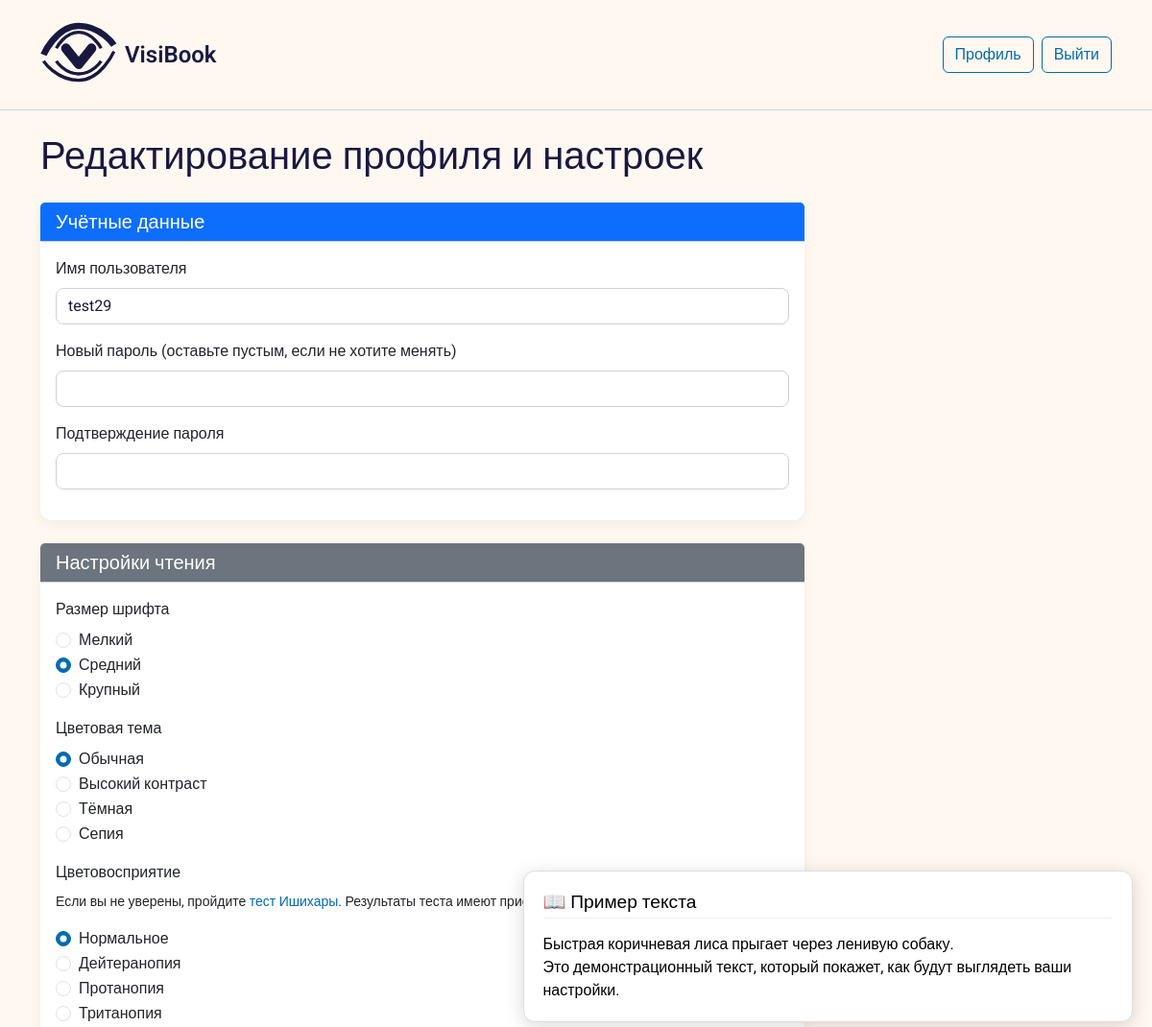
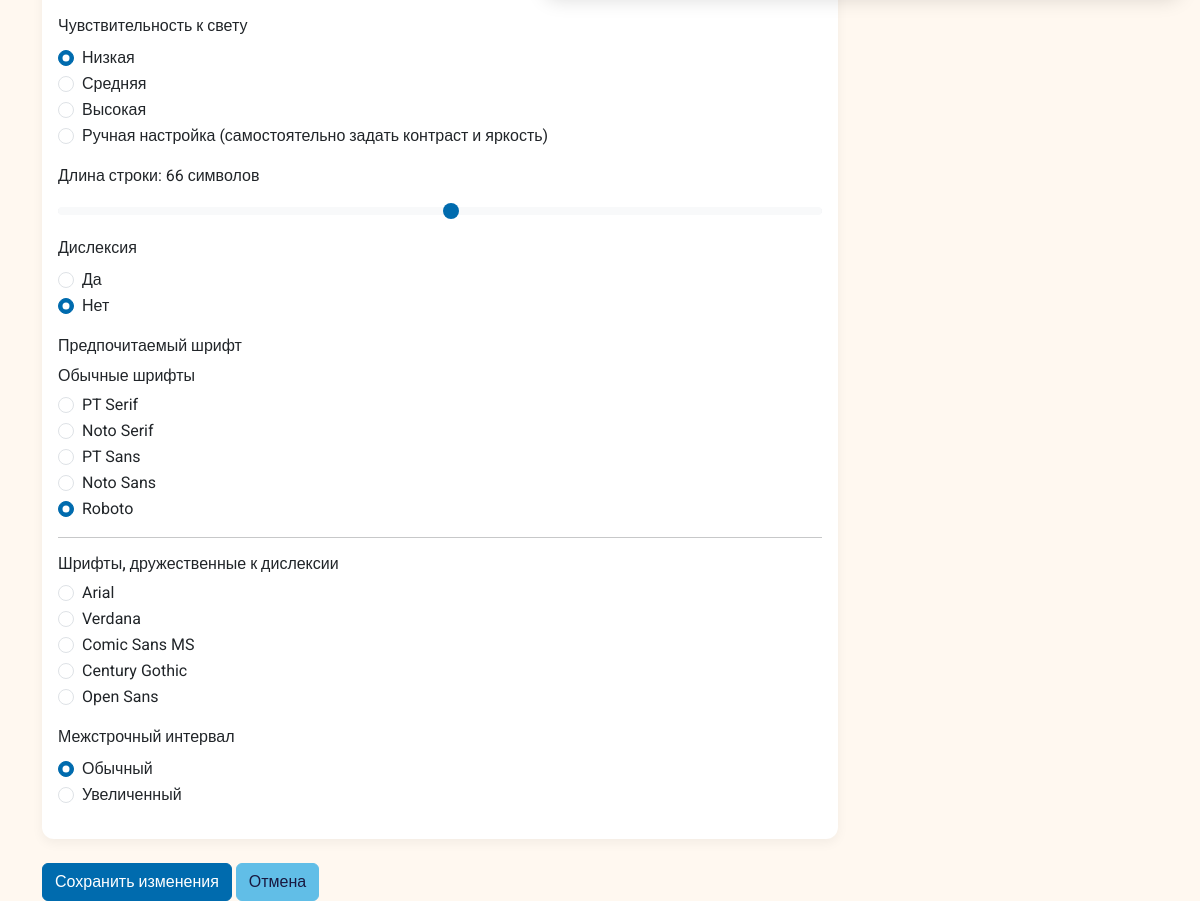
Page /profile/edit (signed in) on the earlier database version (2 pictures, top to bottom).
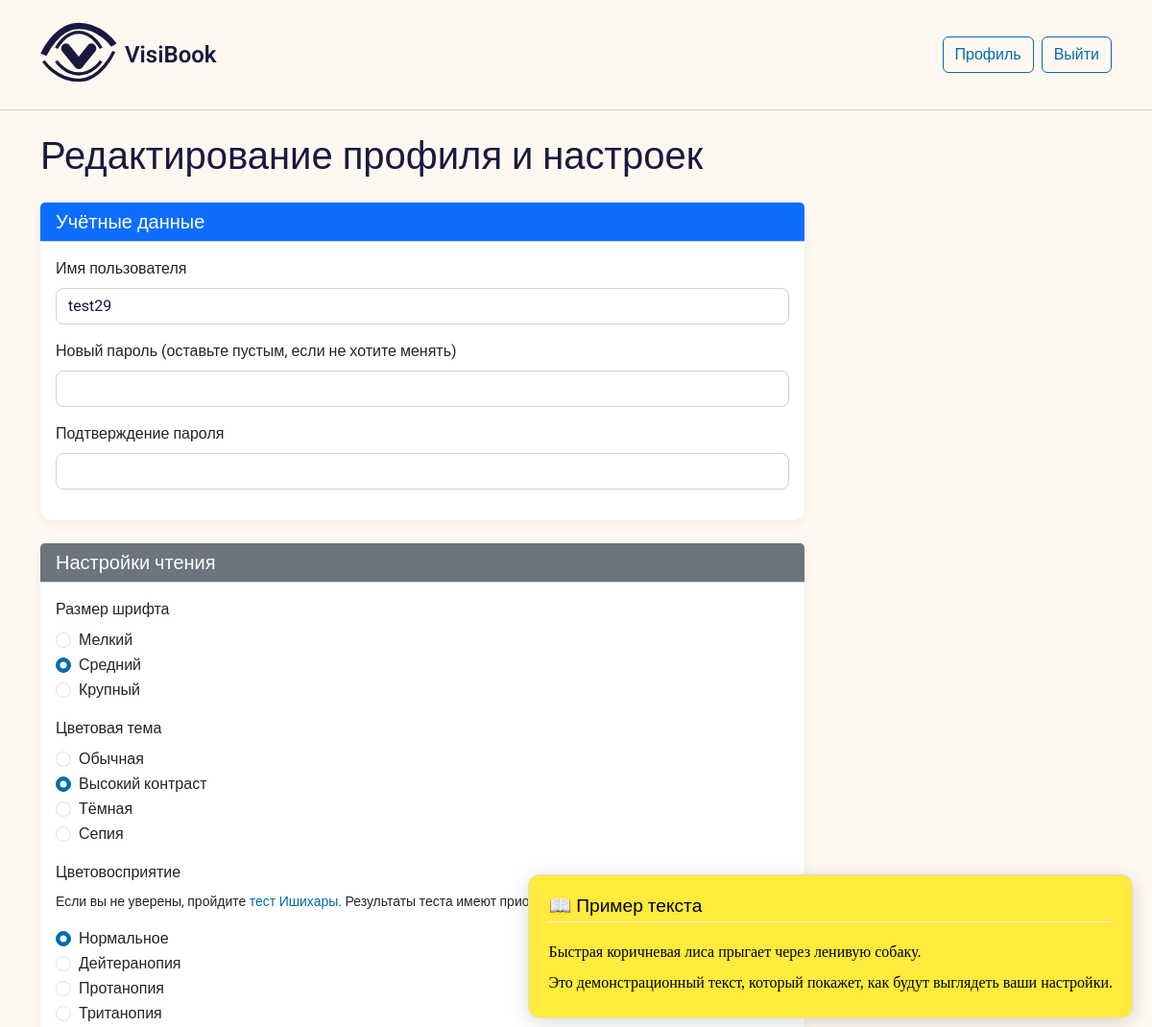
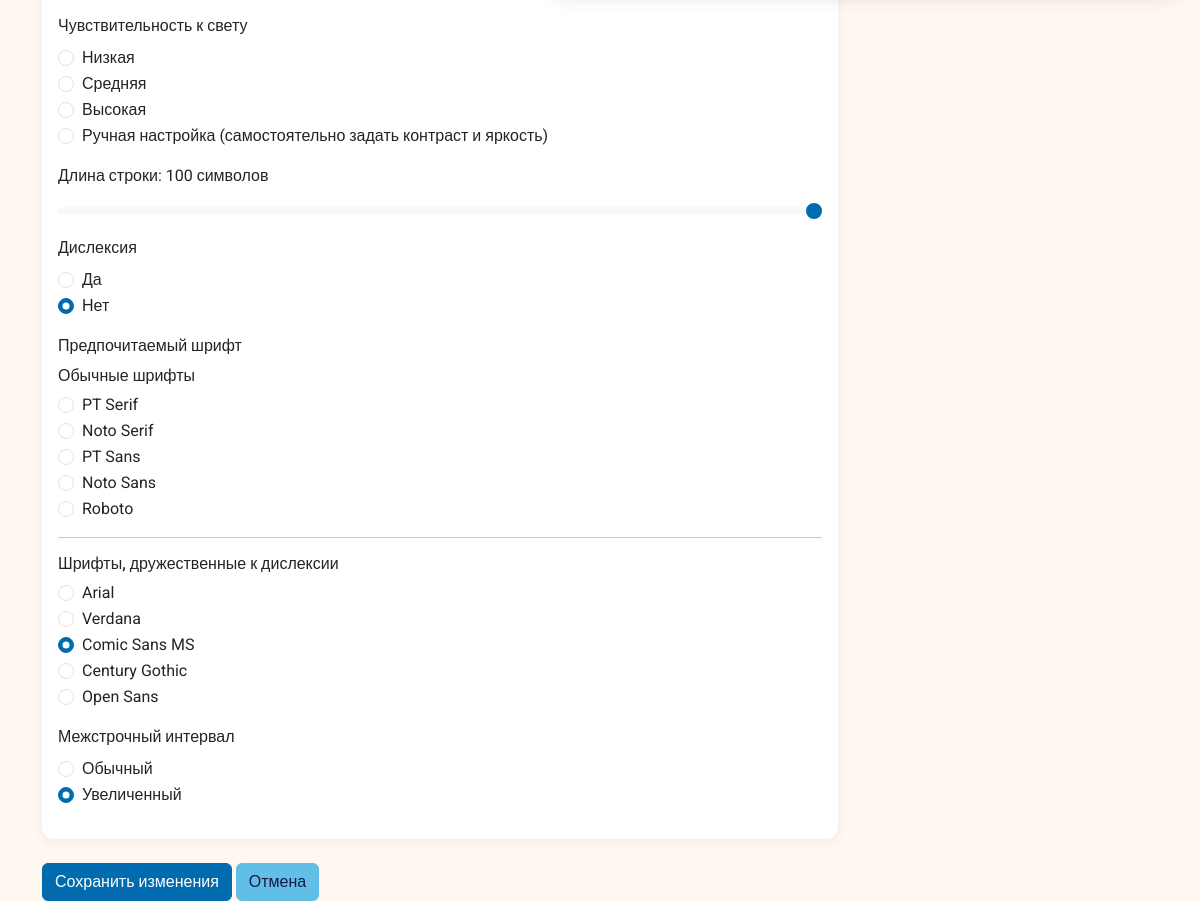
Same page on the later database version (2 pictures, top to bottom).
### app.py (models this page shows, shortened)
class User(db.Model):
    id = db.Column(db.Integer, primary_key=True)
    username = db.Column(db.String(80), unique=True, nullable=False, default='user1')
    password_hash = db.Column(db.String(200))
    contrast = db.Column(db.String(20))       # 'high', 'medium', 'low'
    color_vision = db.Column(db.String(20))   # 'normal', 'deutan', 'protan', 'tritan'
    font_pref = db.Column(db.String(20))      # 'small', 'medium', 'large'
    theme_pref = db.Column(db.String(20))     # 'light', 'dark', 'sepia', 'high_contrast'
    line_height = db.Column(db.String(20), default='normal')      # 'normal' или 'large'
    color_blindness_type = db.Column(db.String(20), default='none')   # 'none', 'protanopia', 'deuteranopia', 'tritanopia'
    has_dyslexia = db.Column(db.Boolean, default=False)
    light_sensitivity_level = db.Column(db.String(20), default='low')   # 'low', 'medium', 'high'
    preferred_font = db.Column(db.String(50), default='Roboto')
    contrast_sensitivity = db.Column(db.Integer, default=50)
    brightness_preference = db.Column(db.Integer, default=50)
    preferred_line_width_ch = db.Column(db.Integer, default=66)
    created_at = db.Column(db.DateTime, default=datetime.utcnow)

### app.py (the view, shortened to what this page needs)
@app.route('/profile/edit', methods=['GET', 'POST'])
def edit_profile():
    if 'user_id' not in session:
        return redirect(url_for('login'))
    user = User.query.get(session['user_id'])
    if not user:
        return redirect(url_for('login'))
    return render_template('profile_edit.html', user=user)

### app.py (called while the page is built)
@app.context_processor
def inject_user():
    return dict(session=session)

### templates/profile_edit.html (shortened to what the changed rows need)
{% extends "base.html" %}
{% block content %}
<h1 class="mb-4">Редактирование профиля и настроек</h1>
<form method="POST" action="{{ url_for('edit_profile') }}">
    <div class="edit-content-wrapper">
        <div class="card mb-4">
            <div class="card-body">
                <div class="mb-3">
                    <label for="username" class="form-label">Имя пользователя</label>
                    <input type="text" class="form-control" id="username" name="username" value="{{ user.username }}">
                </div>
            </div>
        </div>
        <div class="card mb-4">
            <div class="card-body">
                <div class="mb-3">
                    <div class="form-check">
                        <input class="form-check-input" type="radio" name="vision" id="vision_small" value="small" {% if user.font_pref == 'small' %}checked{% endif %}>
                        <label class="form-check-label" for="vision_small">Мелкий</label>
                    </div>
                    <div class="form-check">
                        <input class="form-check-input" type="radio" name="vision" id="vision_medium" value="medium" {% if user.font_pref == 'medium' or not user.font_pref %}checked{% endif %}>
                        <label class="form-check-label" for="vision_medium">Средний</label>
                    </div>
                    <div class="form-check">
                        <input class="form-check-input" type="radio" name="vision" id="vision_large" value="large" {% if user.font_pref == 'large' %}checked{% endif %}>
                        <label class="form-check-label" for="vision_large">Крупный</label>
                    </div>
                </div>
                <div class="mb-3">
                    <div class="form-check">
                        <input class="form-check-input" type="radio" name="theme" id="theme_normal" value="normal" {% if user.theme_pref == 'normal' %}checked{% endif %}>
                        <label class="form-check-label" for="theme_normal">Обычная</label>
                    </div>
                    <div class="form-check">
                        <input class="form-check-input" type="radio" name="theme" id="theme_high" value="high" {% if user.theme_pref == 'high' %}checked{% endif %}>
                        <label class="form-check-label" for="theme_high">Высокий контраст</label>
                    </div>
                    <div class="form-check">
                        <input class="form-check-input" type="radio" name="theme" id="theme_dark" value="dark" {% if user.theme_pref == 'dark' %}checked{% endif %}>
                        <label class="form-check-label" for="theme_dark">Тёмная</label>
                    </div>
                    <div class="form-check">
                        <input class="form-check-input" type="radio" name="theme" id="theme_sepia" value="sepia" {% if user.theme_pref == 'sepia' %}checked{% endif %}>
                        <label class="form-check-label" for="theme_sepia">Сепия</label>
                    </div>
                </div>
                <div class="mb-3">
                    <div class="form-check">
                        <input class="form-check-input" type="radio" name="color_vision" id="color_normal" value="normal" {% if user.color_vision == 'normal' %}checked{% endif %}>
                        <label class="form-check-label" for="color_normal">Нормальное</label>
                    </div>
                    <div class="form-check">
                        <input class="form-check-input" type="radio" name="color_vision" id="color_deutan" value="deutan" {% if user.color_vision == 'deutan' %}checked{% endif %}>
                        <label class="form-check-label" for="color_deutan">Дейтеранопия</label>
                    </div>
                    <div class="form-check">
                        <input class="form-check-input" type="radio" name="color_vision" id="color_protan" value="protan" {% if user.color_vision == 'protan' %}checked{% endif %}>
                        <label class="form-check-label" for="color_protan">Протанопия</label>
                    </div>
                    <div class="form-check">
                        <input class="form-check-input" type="radio" name="color_vision" id="color_tritan" value="tritan" {% if user.color_vision == 'tritan' %}checked{% endif %}>
                        <label class="form-check-label" for="color_tritan">Тританопия</label>
                    </div>
                </div>
                <div class="mb-3">
                    <div class="form-check">
                        <input class="form-check-input" type="radio" name="light_sensitivity_level" id="light_low" value="low" {% if user.light_sensitivity_level == 'low' %}checked{% endif %}>
                        <label class="form-check-label" for="light_low">Низкая</label>
                    </div>
                    <div class="form-check">
                        <input class="form-check-input" type="radio" name="light_sensitivity_level" id="light_medium" value="medium" {% if user.light_sensitivity_level == 'medium' %}checked{% endif %}>
                        <label class="form-check-label" for="light_medium">Средняя</label>
                    </div>
                    <div class="form-check">
                        <input class="form-check-input" type="radio" name="light_sensitivity_level" id="light_high" value="high" {% if user.light_sensitivity_level == 'high' %}checked{% endif %}>
                        <label class="form-check-label" for="light_high">Высокая</label>
                    </div>
                </div>
                <div class="mb-3">
                    <label class="form-label">Длина строки: <span id="lineWidthValue">{{ user.preferred_line_width_ch or 66 }}</span> символов</label>
                    <input type="range" class="form-range" id="lineWidthSlider" min="30" max="100" value="{{ user.preferred_line_width_ch or 66 }}" step="1">
                </div>
                <div class="mb-3">
                    <div class="form-check">
                        <input class="form-check-input" type="radio" name="dyslexia" id="dyslexia_yes" value="yes" {% if user.has_dyslexia %}checked{% endif %}>
                        <label class="form-check-label" for="dyslexia_yes">Да</label>
                    </div>
                    <div class="form-check">
                        <input class="form-check-input" type="radio" name="dyslexia" id="dyslexia_no" value="no" {% if not user.has_dyslexia %}checked{% endif %}>
                        <label class="form-check-label" for="dyslexia_no">Нет</label>
                    </div>
                </div>
                <div class="mb-3">
                    <div class="form-check">
                        <input class="form-check-input" type="radio" name="preferred_font" id="font_pt_serif" value="PT Serif" {% if user.preferred_font == 'PT Serif' %}checked{% endif %}>
                        <label class="form-check-label" for="font_pt_serif">PT Serif</label>
                    </div>
                    <div class="form-check">
                        <input class="form-check-input" type="radio" name="preferred_font" id="font_noto_serif" value="Noto Serif" {% if user.preferred_font == 'Noto Serif' %}checked{% endif %}>
                        <label class="form-check-label" for="font_noto_serif">Noto Serif</label>
                    </div>
                    <div class="form-check">
                        <input class="form-check-input" type="radio" name="preferred_font" id="font_pt_sans" value="PT Sans" {% if user.preferred_font == 'PT Sans' %}checked{% endif %}>
                        <label class="form-check-label" for="font_pt_sans">PT Sans</label>
                    </div>
                    <div class="form-check">
                        <input class="form-check-input" type="radio" name="preferred_font" id="font_noto_sans" value="Noto Sans" {% if user.preferred_font == 'Noto Sans' %}checked{% endif %}>
                        <label class="form-check-label" for="font_noto_sans">Noto Sans</label>
                    </div>
                    <div class="form-check">
                        <input class="form-check-input" type="radio" name="preferred_font" id="font_roboto" value="Roboto" {% if user.preferred_font == 'Roboto' %}checked{% endif %}>
                        <label class="form-check-label" for="font_roboto">Roboto</label>
                    </div>
                    <div class="form-check">
                        <input class="form-check-input" type="radio" name="preferred_font" id="font_arial" value="Arial" {% if user.preferred_font == 'Arial' %}checked{% endif %}>
                        <label class="form-check-label" for="font_arial">Arial</label>
                    </div>
                    <div class="form-check">
                        <input class="form-check-input" type="radio" name="preferred_font" id="font_verdana" value="Verdana" {% if user.preferred_font == 'Verdana' %}checked{% endif %}>
                        <label class="form-check-label" for="font_verdana">Verdana</label>
                    </div>
                    <div class="form-check">
                        <input class="form-check-input" type="radio" name="preferred_font" id="font_comic" value="Comic Sans MS" {% if user.preferred_font == 'Comic Sans MS' %}checked{% endif %}>
                        <label class="form-check-label" for="font_comic">Comic Sans MS</label>
                    </div>
                    <div class="form-check">
                        <input class="form-check-input" type="radio" name="preferred_font" id="font_century" value="Century Gothic" {% if user.preferred_font == 'Century Gothic' %}checked{% endif %}>
                        <label class="form-check-label" for="font_century">Century Gothic</label>
                    </div>
                    <div class="form-check">
                        <input class="form-check-input" type="radio" name="preferred_font" id="font_open_sans" value="Open Sans" {% if user.preferred_font == 'Open Sans' %}checked{% endif %}>
                        <label class="form-check-label" for="font_open_sans">Open Sans</label>
                    </div>
                </div>
                <div class="mb-3">
                    <div class="form-check">
                        <input class="form-check-input" type="radio" name="line_height" id="line_normal" value="normal" {% if user.line_height == 'normal' or not user.line_height %}checked{% endif %}>
                        <label class="form-check-label" for="line_normal">Обычный</label>
                    </div>
                    <div class="form-check">
                        <input class="form-check-input" type="radio" name="line_height" id="line_large" value="large" {% if user.line_height == 'large' %}checked{% endif %}>
                        <label class="form-check-label" for="line_large">Увеличенный</label>
                    </div>
                </div>
            </div>
        </div>
    </div>
</form>
{% endblock %}

Differences in the rows shown:
changed User "test29": theme_pref "☑ Обычная" → "☐ Обычная"; theme_pref "☐ Высокий контраст" → "☑ Высокий контраст"; light_sensitivity_level "☑ Низкая" → "☐ Низкая"; preferred_line_width_ch "66" → "100"; preferred_font "☑ Roboto" → "☐ Roboto"; preferred_font "☐ Comic Sans MS" → "☑ Comic Sans MS"; line_height "☑ Обычный" → "☐ Обычный"; line_height "☐ Увеличенный" → "☑ Увеличенный"
